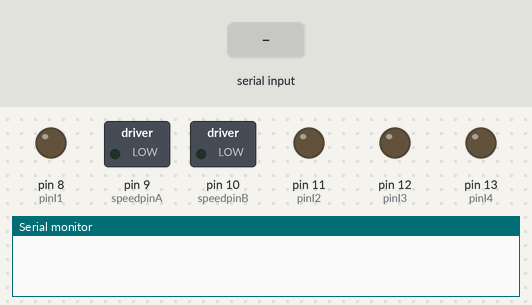
Bench run of a sketch on a simulated Arduino Uno, built with avr-gcc and run on an emulated ATmega328P. Parts: switched loads named in the sketch (green lamp = pin HIGH), output pins drawn as LEDs (lit = HIGH), the last lines printed to the serial monitor. The inputs (shaded band) are chosen by the test bench.

Above: at 1.2 s.
1.3 s: "90,45\n" received over Serial
At 2.2 s:
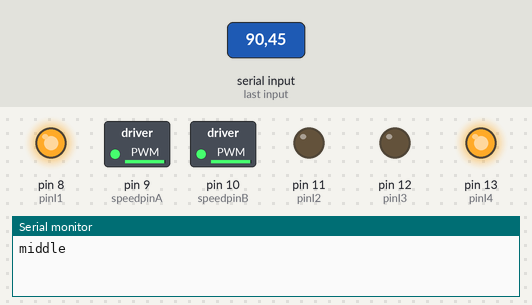
At 2.6 s:
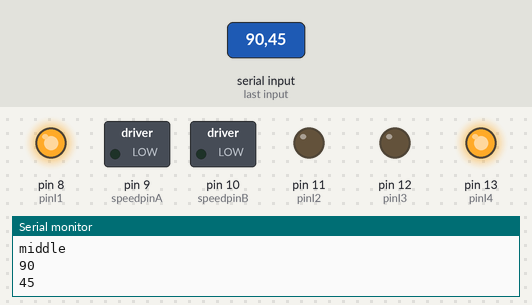
3.8 s: "30,150\n" received over Serial
At 5.6 s:
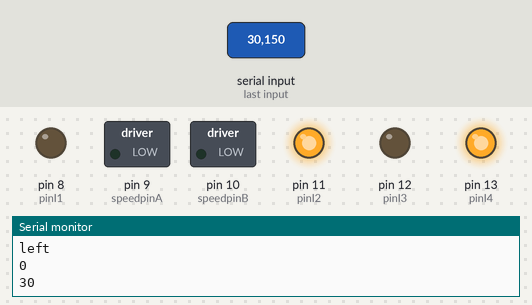
Timing chart, 0 to 7.1 s (numbered marks = the images above; inputs shaded):
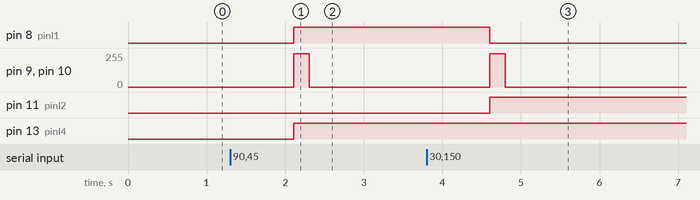

The sketch:

litter_gittertest.ino
```cpp
int x;
int y;
int w = 1024/4;
int h = 768/4;
int leftTrig = w*0.2;
int rightTrig = w*0.8;
int leftLed = 10;
int rightLed = 11;
int pinI1=8;//define I1 interface
int pinI2=11;//define I2 interface
int speedpinA=9;//enable motor A
int pinI3=12;//define I3 interface
int pinI4=13;//define I4 interface
int speedpinB=10;//enable motor B
int spead =250;//define the spead of motor

void setup()
{
  Serial.begin(9600);
  pinMode(pinI1,OUTPUT);
  pinMode(pinI2,OUTPUT);
  pinMode(speedpinA,OUTPUT);
  pinMode(pinI3,OUTPUT);
  pinMode(pinI4,OUTPUT);
  pinMode(speedpinB,OUTPUT);
}

void serialEvent(){
  while (Serial.available()) {
    x = Serial.parseInt();
    y = Serial.parseInt();
    if (Serial.available() == 1) {
      getObject();
      Serial.println(x);
      Serial.println(y);
    }
  }
}

void getObject(){
  //stop motors
  stopm();
  delay(800);
  if (x < leftTrig || x == leftTrig) {
    //turn left
    Serial.println("left");
    left();
    delay(200);
    stopm();
  }
  else if (x > rightTrig || x == rightTrig) {
    //turn right
    Serial.println("right");
    right();
    delay(200);
    stopm();
  }
  else if (x > leftTrig && x < rightTrig) {
    //drive forward
    Serial.println("middle");
    //see if close to capture
    forward();
    delay(200);
    stopm();
  }
  else {
    Serial.println("No Value");
  }
}

void forward()
{
     analogWrite(speedpinA,spead);//input a simulation value to set the speed
     analogWrite(speedpinB,spead);
     digitalWrite(pinI4,HIGH);//turn DC Motor B move clockwise
     digitalWrite(pinI3,LOW);
     digitalWrite(pinI2,LOW);//turn DC Motor A move anticlockwise
     digitalWrite(pinI1,HIGH);
}
void backward()//
{
     analogWrite(speedpinA,spead);//input a simulation value to set the speed
     analogWrite(speedpinB,spead);
     digitalWrite(pinI4,LOW);//turn DC Motor B move anticlockwise
     digitalWrite(pinI3,HIGH);
     digitalWrite(pinI2,HIGH);//turn DC Motor A move clockwise
     digitalWrite(pinI1,LOW);
}
void left()//
{
     analogWrite(speedpinA,spead);//input a simulation value to set the speed
     analogWrite(speedpinB,spead);
     digitalWrite(pinI4,HIGH);//turn DC Motor B move clockwise
     digitalWrite(pinI3,LOW);
     digitalWrite(pinI2,HIGH);//turn DC Motor A move clockwise
     digitalWrite(pinI1,LOW);
}
void right()//
{
     analogWrite(speedpinA,spead);//input a simulation value to set the speed
     analogWrite(speedpinB,spead);
     digitalWrite(pinI4,LOW);//turn DC Motor B move anticlockwise
     digitalWrite(pinI3,HIGH);
     digitalWrite(pinI2,LOW);//turn DC Motor A move clockwise
     digitalWrite(pinI1,HIGH);
}
void stopm()//
{
     digitalWrite(speedpinA,LOW);// Unenble the pin, to stop the motor. this should be done to avid damaging the motor.
     digitalWrite(speedpinB,LOW);

}

void loop()
{
  stopm();
}
```

Measured:
- after the input at 1.3 s, pin 8 (pinI1), pin 13 (pinI4): LOW → HIGH after 0.81 s; pin 9 (speedpinA), pin 10 (speedpinB): 0/255 → 250/255 after 0.81 s, → 0/255 0.20 s later
- after the input at 3.8 s, pin 8 (pinI1): HIGH → LOW after 0.80 s; pin 9 (speedpinA), pin 10 (speedpinB): 0/255 → 250/255 after 0.80 s, → 0/255 0.20 s later; pin 11 (pinI2): LOW → HIGH after 0.80 s
